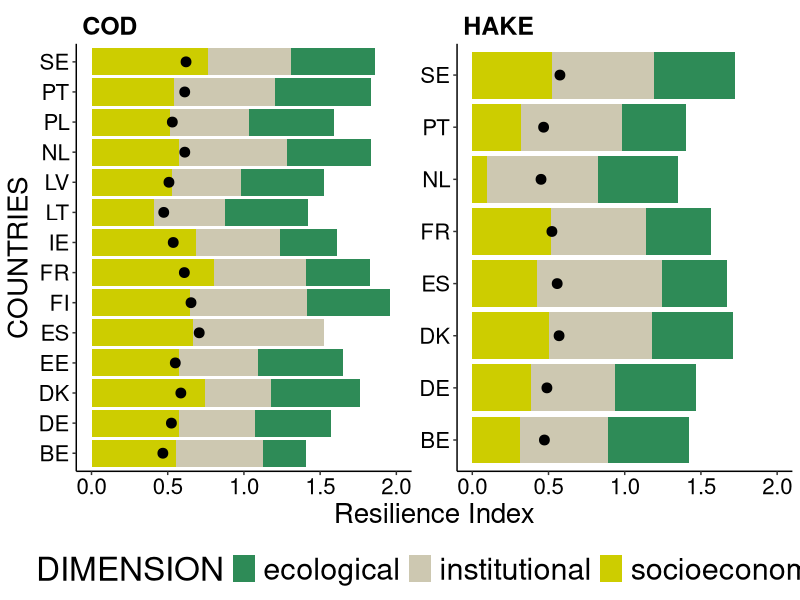
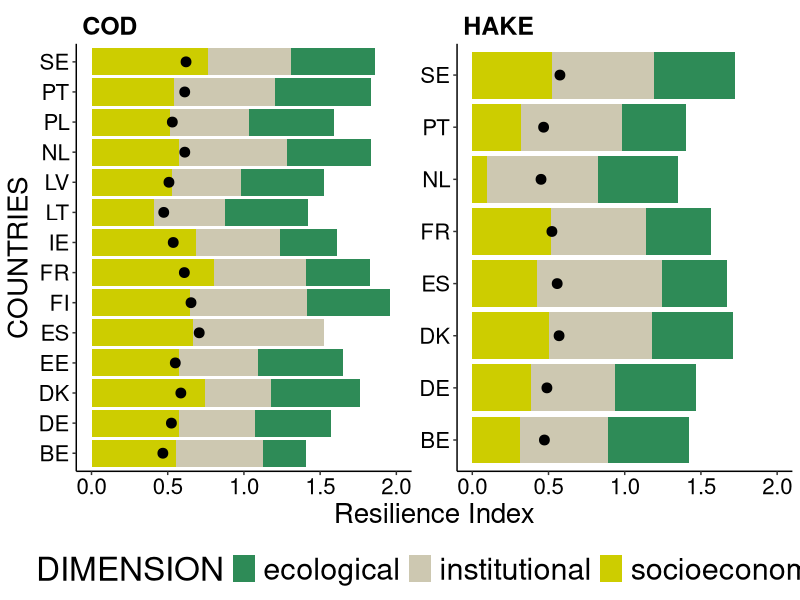

Write the R code that produced these figures, in order.
#' This script reads data/final_index.csv and plots
#' Figures/Fig 3 SI.png in the paper.

##### 1. LOAD PACKAGES AND DISPLAY VERSIONS #####

version                           
# platform       x86_64-apple-darwin13.4.0   
# arch           x86_64                      
# os             darwin13.4.0                
# system         x86_64, darwin13.4.0        
# status                                     
# major          3                           
# minor          3.0                         
# year           2016                        
# month          05                          
# day            03                          
# svn rev        70573                       
# language       R                           
# version.string R version 3.3.0 (2016-05-03)
# nickname       Supposedly Educational          

if(!require(magrittr)){
  install.packages("magrittr",dependencies = TRUE,repos='http://cran.us.r-project.org')
}
require(magrittr)
packageVersion("magrittr")


if(!require(tidyverse)){
  install.packages("tidyverse",dependencies = TRUE,repos='http://cran.us.r-project.org')
}
require(tidyverse)
packageVersion("tidyverse")
# [1] ‘1.2.1’

##### 2. READ DATA #####

# Read the data

final_index <- read_csv("data/final_index.csv")

to.plot <- final_index %>% mutate(SPECIE=toupper(SPECIE))

# Compute average Resilience index per specie and country

aggdata <- to.plot %>% group_by(COUNTRIES,SPECIE) %>% summarise(Resilience_Index=mean(Resilience_Index,na.rm=TRUE)) %>% ungroup()


##### 3. PLOT #####

ggplot(to.plot, aes(x=COUNTRIES, y=Resilience_Index))+
  scale_y_continuous(limits = c(0,2))+
  geom_bar(aes(fill = DIMENSION), stat="identity",col=NA)+
  scale_fill_manual(values=c("seagreen4","cornsilk3","yellow3"))+
  geom_point(data= aggdata, aes(x=COUNTRIES, y= Resilience_Index,group=SPECIE),col="black",size=3)+
  coord_flip()+
  facet_wrap(~ SPECIE,ncol=2,scales="free")+
  ylab("Resilience Index")+
  theme_classic()+
  theme(legend.position = "bottom",
        strip.text = element_text(size=18,color="black",face="bold",hjust=0),
        strip.background = element_blank(),
        axis.text = element_text(size=16, color="black"),
        axis.title = element_text(size=20, color="black"),
        legend.text = element_text(size=22,color = "black"),
        legend.title = element_text(size=24,color="black"))

# Save

ggsave("Figures/Fig 3 SI.png",width = 10,height = 8,units = "in")
